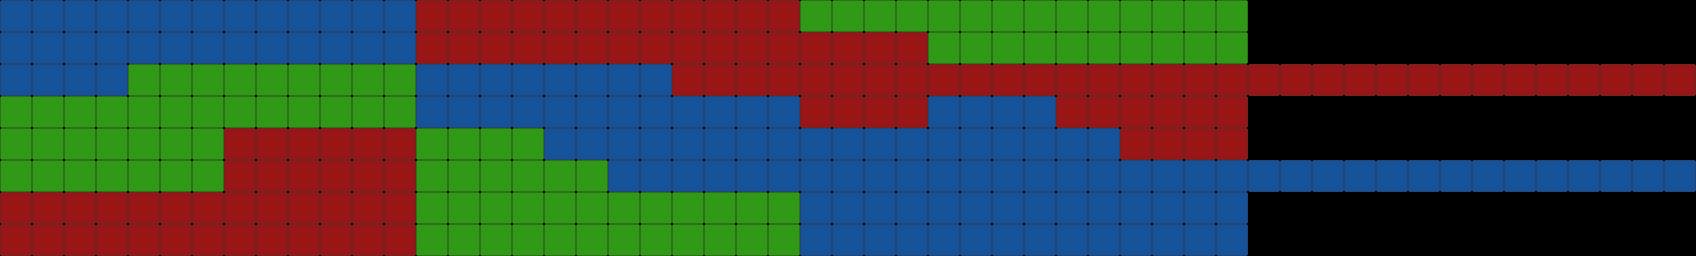

Tiled map render using the project's own tile images. Description and the map definition, with tile-layer contents summarised, below:
An orthogonal 53x8 tile map with 32x32 px tiles, 3 tile layers (red, green, blue) and 10 objects.

<map version="1.0" orientation="orthogonal" renderorder="right-down" width="53" height="8" tilewidth="32" tileheight="32" nextobjectid="17">
 <tileset firstgid="1" name="blocks" tilewidth="32" tileheight="32">
  <image source="blocks.png" width="96" height="32" />
 </tileset>
 <layer name="red" width="53" height="8">
  <data>[424 cells, 112 non-empty, 1 distinct tile ids]</data>
 </layer>
 <layer name="green" width="53" height="8">
  <data>[424 cells, 94 non-empty, 1 distinct tile ids]</data>
 </layer>
 <layer name="blue" width="53" height="8">
  <data>[424 cells, 134 non-empty, 1 distinct tile ids]</data>
 </layer>
 <objectgroup name="crystals">
  <object id="1" x="1329" y="50">
   <ellipse />
  </object>
  <object id="2" x="1364" y="48">
   <ellipse />
  </object>
  <object id="3" x="1394" y="45">
   <ellipse />
  </object>
  <object id="4" x="1423" y="45">
   <ellipse />
  </object>
  <object id="5" x="1454" y="47">
   <ellipse />
  </object>
  <object id="6" x="1486" y="49">
   <ellipse />
  </object>
  <object id="7" x="1522" y="47">
   <ellipse />
  </object>
  <object id="8" x="1548" y="47">
   <ellipse />
  </object>
  <object id="9" x="1586" y="47">
   <ellipse />
  </object>
  <object id="10" x="1620" y="49">
   <ellipse />
  </object>
 </objectgroup>
</map>